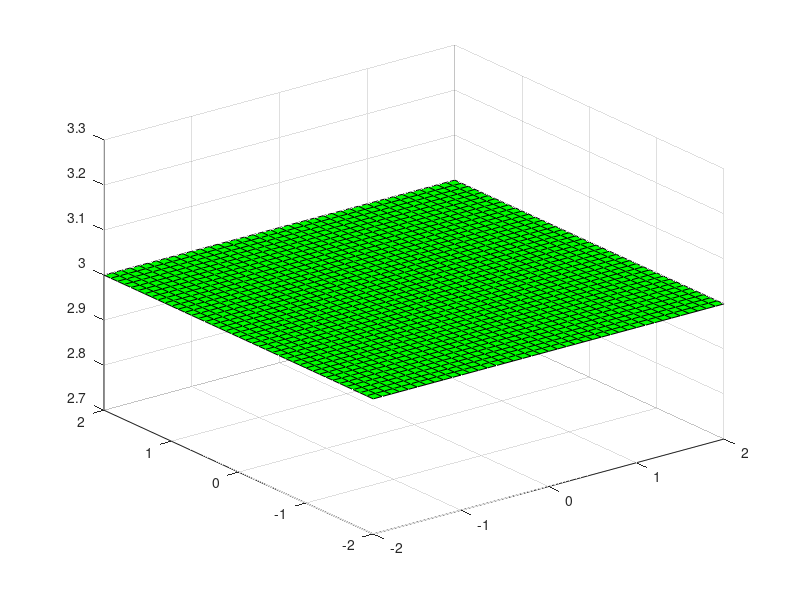

This chart was generated by the following MATLAB code: (Note: this script raises an error after producing the figure.)
[x,y]=meshgrid(-2:.1:2,-2:.1:2);
z=3*ones(41,41);
surf(x,y,z,'AlphaDataMapping','scaled',...
'AlphaData',gradient(z),'FaceColor','green');alpha(0.5);
hold on;
w=x.^2+y.^2;
surf(x,y,w,'AlphaDataMapping','scaled',...
     'AlphaData',gradient(z),'FaceColor','red');alpha(0.5);
 t=0:.1:2*pi;
 u=sqrt(3)*cos(t);
 v=sqrt(3)*sin(t);
 [m,n]=size(u);
 w1=3*ones(1,n);
 %w2=zeros(1,n);proyeccion de interseccion sobre XY.
 plot3(u,v,w1,'b')%agregando u,v,w2,'b' grafica proyeccion.
